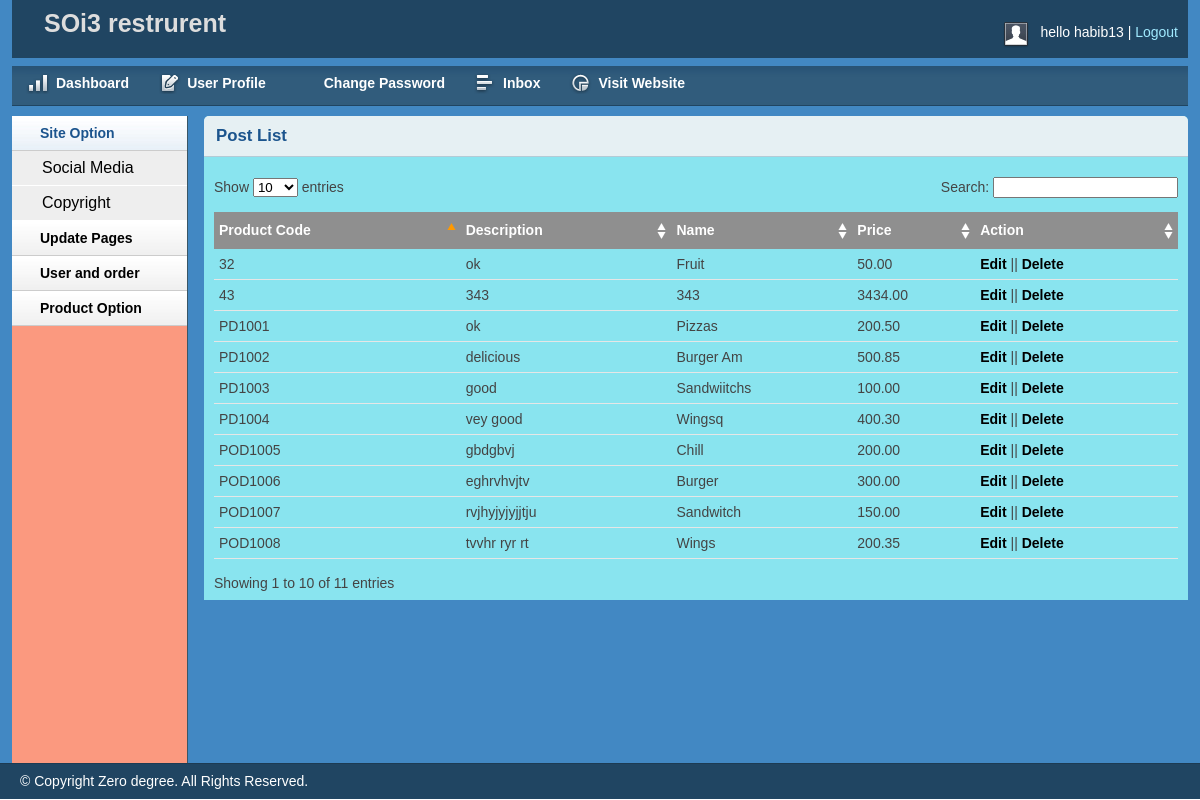
Page /admin/productlist.php (signed in) on the committed database.
### tables this page shows
CREATE TABLE `products` (
  `product_id` int(11) NOT NULL,
  `product_code` varchar(60) NOT NULL,
  `product_name` varchar(60) NOT NULL,
  `product_desc` tinytext NOT NULL,
  `name` varchar(500) NOT NULL,
  `image` blob NOT NULL,
  `price` decimal(10,2) NOT NULL
);

### admin/productlist.php (the view, shortened to what this page needs)
<?php include 'inc/header.php';?>
<?php include 'inc/sidebar.php';?>
<?php
$servername = "localhost";
$username = "root";
$password = "";
$dbname = "varsity2";
$conn = new mysqli($servername, $username, $password, $dbname);
?>
<div class="grid_10">
    <div class="box round first grid">
        <h2>Post List</h2>
        <div class="block">
            <table class="data display datatable" id="example">
			<thead>
				<tr>
					<th>Product Code</th>
					<th>Description</th>
					<th>Name</th>
					<th>Price</th>
					<th>Action</th>
				</tr>
			</thead>
			<tbody>
			<?php
					$sql = "SELECT * FROM products";
					$result = mysqli_query($conn,$sql);
							while($rows = mysqli_fetch_array($result)){
			?>
				<tr class="odd gradeX">
					<td><?php echo $rows[1]?></td>
					<td><?php echo $rows[3]?></td>
					<td><?php echo $rows[2]?></td>
					<td class="center"><?php echo $rows[6]?></td>
					<td><a href="">Edit</a> || <a href="">Delete</a></td>
				</tr>
				<?php } ?>
			</tbody>
		</table>
       </div>
    </div>
</div>
<?php include 'inc/footer.php';?>

### admin/inc/header.php (shortened to what this page needs)
<!DOCTYPE html>
<html>
<head>
    <link rel="stylesheet" type="text/css" href="css/reset.css" media="screen" />
    <link rel="stylesheet" type="text/css" href="css/text.css" media="screen" />
    <link rel="stylesheet" type="text/css" href="css/grid.css" media="screen" />
    <link rel="stylesheet" type="text/css" href="css/layout.css" media="screen" />
    <link rel="stylesheet" type="text/css" href="css/nav.css" media="screen" />
    <link href="css/table/demo_page.css" rel="stylesheet" type="text/css" />
</head>
<body>
    <div class="container_12">
        <div class="grid_12 header-repeat">
            <div id="branding">
				<div class="floatleft middle">
					<h1>SOi3 restrurent</h1>
				</div>
                <div class="floatright">
                    <div class="floatleft">
                        <img src="img/img-profile.jpg" alt="Profile Pic" /></div>
                    <div class="floatleft marginleft10">
                        <ul class="inline-ul floatleft">
                            <li><?php echo "hello"." ".$_SESSION['name']?> </li>
                            <li><a href="logout.php">Logout</a></li>
                        </ul>
                    </div>
                </div>
            </div>
        </div>
        <div class="grid_12">
            <ul class="nav main">
                <li class="ic-dashboard"><a href="index.php"><span>Dashboard</span></a> </li>
                <li class="ic-form-style"><a href=""><span>User Profile</span></a></li>
				<li class="ic-typography"><a href="changepassword.php"><span>Change Password</span></a></li>
				<li class="ic-grid-tables"><a href="inbox.php"><span>Inbox</span></a></li>
                <li class="ic-charts"><a href="/shoppingonlone/index.php"><span>Visit Website</span></a></li>
            </ul>
        </div>

### admin/inc/sidebar.php (shortened to what this page needs)
<div class="grid_2">
    <div class="box sidemenu">
        <div class="block" id="section-menu">
            <ul class="section menu">
               <li><a class="menuitem">Site Option</a>
                    <ul class="submenu">
                        <li><a href="social.php">Social Media</a></li>
                        <li><a href="copyright.php">Copyright</a></li>
                    </ul>
                </li>
                 <li><a class="menuitem">Update Pages</a>
                </li>
                <li><a class="menuitem">User and order</a>
                </li>
                <li><a class="menuitem">Product Option</a>
                </li>
            </ul>
        </div>
    </div>
</div>

### admin/inc/footer.php (shortened to what this page needs)
    </div>
    <div id="site_info">
        <p>
         &copy; Copyright Zero degree. All Rights Reserved.
        </p>
    </div>
</body>
</html>

### admin/css/layout.css (style rules this page uses)
body { background: #fff none repeat scroll 0 0; color: #444; font-size: 14px; padding: 0; }
.floatleft { float:left; }
.middle { margin-left: 22px; margin-top: -14px; }
.middle h1 { color:#ddd;margin:0 }
.floatright { float:right; }
.inline-ul li { display:inline; color:#fff; }
.marginleft10 { margin-left:10px; }
a { color: #000; font-weight:bold; text-decoration: none; }
.container_12, .container_16 { background:#4288C3; }
h1, h2, h3, h4, h5, h6 { line-height:1.2em; margin-bottom:.3em; }
h2 { margin-top:1em; }
#branding { font-weight: normal; margin-bottom: 0; padding: 22px 10px 3px; text-align: left; }
.header-repeat { background:url(../img/header-repeat.jpg) repeat-x; }
#branding a { color:#A1EAFF; font-weight:normal; }
#branding a:before { content:" | "; color:#fff; }
#branding ul, #branding ul li { margin:0px; padding:0px; }
#branding li { padding:0px 0px 0px 0px !important; }
.box { background:#89e4ef; margin-bottom:20px; padding:10px 10px 10px 10px; margin-left:-8px; }
.box.grid { padding-bottom:40px; }
.box.round { -moz-border-radius: 5px 5px 0px 0px; -webkit-border-radius: 5px 5px 0px 0px; border-radius: 5px 5px 0px 0px; }
.box h2 { font-size:1.2em; font-weight:bold; color:#1B548D; background:#E6F0F3; margin:-10px -10px 0 -10px; padding:10px 12px; border-bottom:1px solid #B3CBD6; -moz-border-radius: 5px 5px 0px 0px; -webkit-border-radius: 5px 5px 0px 0px; border-radius: 5px 5px 0px 0px; }
.box.first { min-height: 406px; }
.block { padding-top:20px; }
.box.sidemenu { background-color:#FB997F; border-right:1px solid #3A5665; padding:0px; margin:0px; cursor:pointer; }
.box.sidemenu .block { padding-top:0px; margin-top:0px; }
p { margin-bottom:1em; }
ul, ol { padding-top:0; }
ul.menu { list-style:none; border-top:1px solid #bbb; }
ul.menu li { margin:0; }
ul.menu li a { display:block; padding:4px 10px; border-bottom:1px solid #ccc; }
ul.menu ul { list-style:none; margin:0; }
ul.menu ul li a { padding-left:30px; }
ul.section { border-top:0; margin-bottom:0; }
ul.section li a { background:url(../img/sidemenu-repeat.jpg) repeat-x; line-height:26px; padding-left:28px; }
ul.section li li a { background:#ddd; border-bottom:1px solid #eee; }
ul.section ul li { text-transform:none; }
ul.section ul.current li a { background: #eee none repeat scroll 0 0; border-bottom: 1px solid #fff; font-size: 16px; font-weight: normal; }
ul.section li a.current { color:#1B548D; background:url(../img/sidemenu-repeat-hover.jpg) repeat-x; }
#site_info { color:#fff; background:#204562; border-top:1px solid #1d3b53; padding-left:20px; }
#site_info p { line-height:35px; margin-bottom:0px; }
.block { padding-bottom:1px; }
table.display { margin: 0 auto; clear: both; width: 100%; }
.sorting_asc { background: #8f8f8f url(../img/table/sort_asc.png) no-repeat center right; padding:8px 5px; text-align:left; color:#fff; }
.sorting { background:#8f8f8f url(../img/table/sort_both.png) no-repeat center right; padding:8px 5px; text-align:left; color:#fff; }
tr.odd { height: 30px; line-height: 30px; border-bottom:1px solid #e6e6e6; }
tr.even { height: 30px; line-height: 30px; border-bottom:1px solid #e6e6e6; }
tr.odd td, tr.even td { padding-left:5px; }

### rows in the picture
products: product_code "PD1001", product_desc "ok", product_name "Pizzas", price "200.50"
products: product_code "PD1002", product_desc "delicious", product_name "Burger Am", price "500.85"
products: product_code "PD1003", product_desc "good", product_name "Sandwiitchs", price "100.00"
products: product_code "PD1004", product_desc "vey good", product_name "Wingsq", price "400.30"
products: product_code "POD1005", product_desc "gbdgbvj", product_name "Chill", price "200.00"
products: product_code "POD1006", product_desc "eghrvhvjtv", product_name "Burger", price "300.00"
products: product_code "POD1007", product_desc "rvjhyjyjyjjtju", product_name "Sandwitch", price "150.00"
products: product_code "POD1008", product_desc "tvvhr ryr rt", product_name "Wings", price "200.35"
products: product_code "32", product_desc "ok", product_name "Fruit", price "50.00"
products: product_code "43", product_desc "343", product_name "343", price "3434.00"

### other values in the picture
$_SESSION['name'] "habib13"
